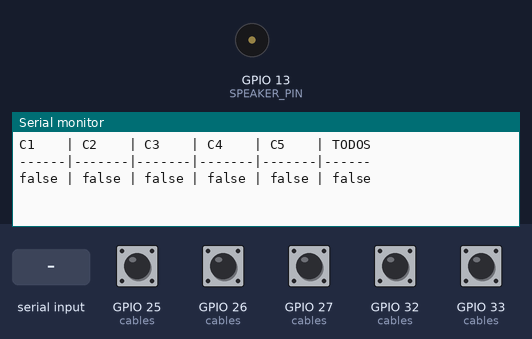
Recording of a sketch running on a simulated ESP32. Parts: buzzer (waves = sounding), the last lines printed to the serial monitor. Inputs (shaded band) come from the test bench; at power-on: GPIO 25 (cables), GPIO 26 (cables), GPIO 27 (cables), GPIO 32 (cables), GPIO 33 (cables) HIGH. WiFi joins after 1.5 s; servers stay silent unless stated; uploads are accepted with an empty reply; random numbers use the default seed unless the sketch sets one.

Above: at 1.8 s.
1.9 s: GPIO 25 (cables) pulled LOW for 0.15 s
At 2.6 s:
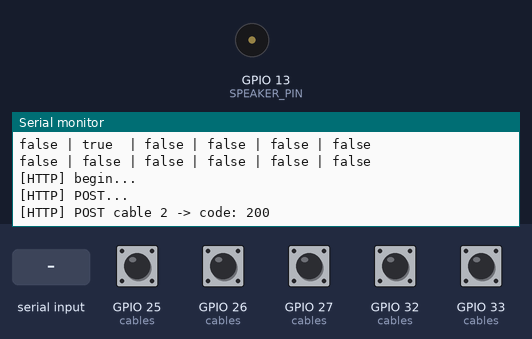
3.5 s: GPIO 26 (cables) pulled LOW for 0.15 s
At 3.81 s:
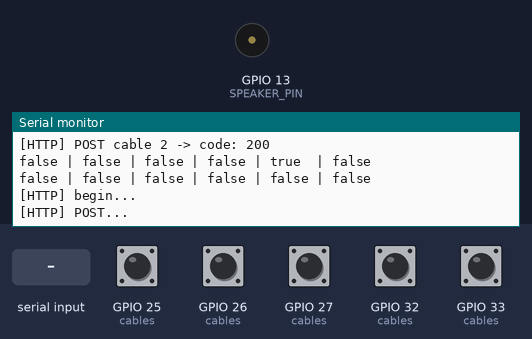
5.1 s: GPIO 27 (cables) pulled LOW for 0.15 s
At 5.23 s:
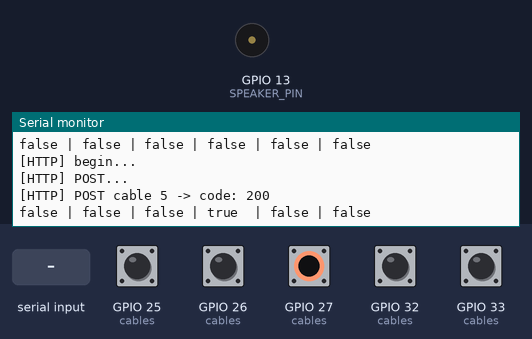
6.7 s: GPIO 32 (cables) pulled LOW for 0.15 s
At 6.83 s:
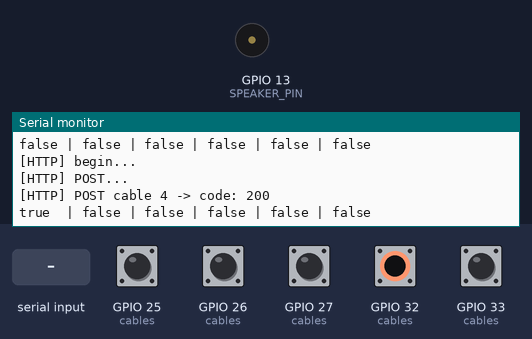
8.3 s: GPIO 33 (cables) pulled LOW for 0.15 s
At 8.43 s:
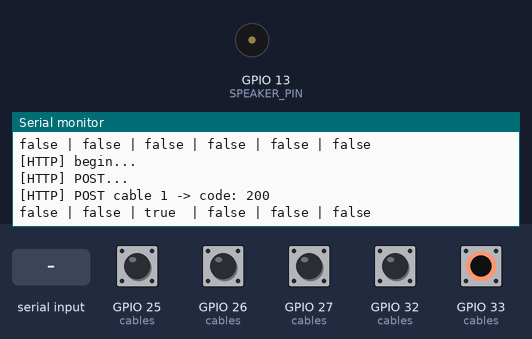
9.9 s: "INICIAR\n" received over the second serial link
At 11.3 s:
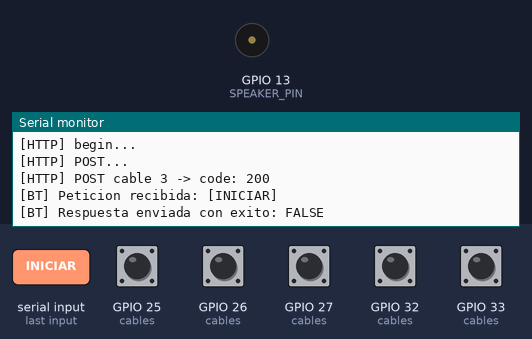
Timing chart, 0 to 12.4 s (numbered marks = the images above; inputs shaded):
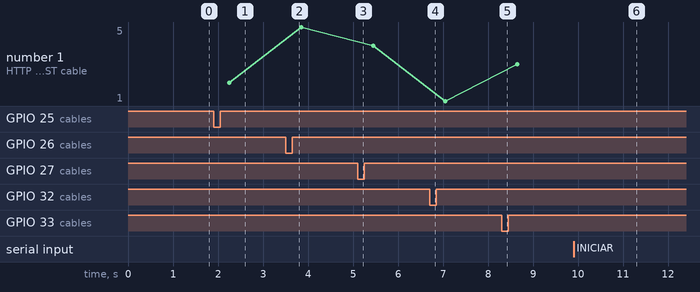

Measured:
- after the input at 1.9 s, the serial monitor: prints a new line at once (image 1)
- after the input at 3.5 s, the serial monitor: prints a new line at once (image 2)
- after the input at 5.1 s, the serial monitor: prints a new line at once (image 3)
- after the input at 6.7 s, the serial monitor: prints a new line at once (image 4)
- after the input at 8.3 s, the serial monitor: prints a new line at once (image 5)
- after the input at 9.9 s, the serial monitor: prints a new line at once (image 6)
- plotted number 1: 2 → 5 after the input at 3.5 s, 5 → 4 after the input at 5.1 s, 4 → 1 after the input at 6.7 s, 1 → 3 after the input at 8.3 s

The sketch:

BombaARD_POST_BTv1.ino
```cpp
#include <Arduino.h>
#include <WiFi.h>
#include <WiFiMulti.h>
#include <HTTPClient.h>
#include <HardwareSerial.h>

const int MySerialRX = 16;  // GPIO 16
const int MySerialTX = 17;  // GPIO 17
HardwareSerial MySerial(2);

const int SPEAKER_PIN = 13;  // GPIO 13 -> Resistencia -> Base del NPN (buzzer alimentado desde VIN)

struct Cable {
  const int posicion;  // Posicion del cable (1 a 5)
  const int pin;
  bool conectado;
  bool estadoAnterior;
};

// 5 cables configurados (posiciones 1 a 5)
Cable cables[] = {
  {1, 32, true, true},  // Posicion 1 -> GPIO 32
  {2, 25, true, true},  // Posicion 2 -> GPIO 25
  {3, 33, true, true},  // Posicion 3 -> GPIO 33
  {4, 27, true, true},  // Posicion 4 -> GPIO 27
  {5, 26, true, true}   // Posicion 5 -> GPIO 26
};

const int NUM_CABLES = sizeof(cables) / sizeof(cables[0]);

// Configuracion de red y servidor
String ip_servidor = "172.16.184.225";
const char* WIFI_SSID = "UAS/DOCENTES";
const char* WIFI_PASS = "print('estas_reprobado')";
WiFiMulti wifiMulti;
QueueHandle_t colaPost;

bool todosConectados() {
  for (int i = 0; i < NUM_CABLES; i++) {
    if (digitalRead(cables[i].pin) != LOW) {
      return false;
    }
  }
  return true;
}

void enviarPost(int posicion) {
  if (wifiMulti.run() != WL_CONNECTED) {
    Serial.println("[WiFi] Sin conexion");
    return;
  }

  WiFiClient client;
  HTTPClient http;
  String url = "http://" + ip_servidor + ":3010/users";

  Serial.print("[HTTP] begin...\n");
  if (http.begin(client, url)) {
    http.setConnectTimeout(2000);
    http.setTimeout(2000);
    Serial.print("[HTTP] POST...\n");
    http.addHeader("Content-Type", "application/json");

    char cdata[64];
    sprintf(cdata, "{\"dato\":%d}", posicion);

    int httpCode = http.POST(cdata);
    if (httpCode > 0) {
      Serial.printf("[HTTP] POST cable %d -> code: %d\n", posicion, httpCode);
      if (httpCode == HTTP_CODE_OK || httpCode == HTTP_CODE_CREATED || httpCode == HTTP_CODE_MOVED_PERMANENTLY) {
        String payload = http.getString();
        Serial.println(payload);
      }
    } else {
      Serial.printf("[HTTP] POST... failed, error: %s\n", http.errorToString(httpCode).c_str());
    }
    http.end();
  } else {
    Serial.println("[HTTP] Unable to connect");
  }
}

void playShockwaveExplosion(int pin) {
  randomSeed(esp_random());

  // 1. Golpe seco inicial ("boom" rápido de alta energía percibida)
  for (int freq = 1900; freq >= 550; freq -= 140) {
    tone(pin, freq);
    delayMicroseconds(1800);  // Barrido ultra rápido para golpe seco
  }
  noTone(pin);
  delay(8);

  // 2. Ráfaga densa de detonación (frecuencias mezcladas sin pausas largas)
  for (int i = 0; i < 40; i++) {
    int f = random(260, 1350);
    tone(pin, f);
    delay(random(2, 6));
  }

  // 3. Onda de choque / eco decreciente (rebotes cada vez más separados y suaves)
  int echoDelay = 12;
  for (int echo = 0; echo < 6; echo++) {
    noTone(pin);
    delay(echoDelay);

    int echoFreq = random(220, 780) - (echo * 25);
    if (echoFreq < 120) echoFreq = 120;

    int pulseDuration = 18 - (echo * 2);
    if (pulseDuration < 6) pulseDuration = 6;

    for (int t = 0; t < pulseDuration; t++) {
      tone(pin, echoFreq + random(-60, 60));
      delay(2);
    }

    echoDelay += 14;
  }

  noTone(pin);
}

void tareaHttp(void* param) {
  int posicion;
  for (;;) {
    if (xQueueReceive(colaPost, &posicion, pdMS_TO_TICKS(100)) == pdTRUE) {
      enviarPost(posicion);
    } else if (WiFi.status() != WL_CONNECTED) {
      wifiMulti.run();
    }
  }
}

void imprimirFilaTabla() {
  Serial.printf("%-5s | %-5s | %-5s | %-5s | %-5s | %s\n",
    cables[0].conectado ? "true" : "false",
    cables[1].conectado ? "true" : "false",
    cables[2].conectado ? "true" : "false",
    cables[3].conectado ? "true" : "false",
    cables[4].conectado ? "true" : "false",
    todosConectados() ? "true" : "false");
}

void setup() {
  MySerial.begin(9600, SERIAL_8N1, MySerialRX, MySerialTX);
  Serial.begin(115200);
  wifiMulti.addAP(WIFI_SSID, WIFI_PASS);

  colaPost = xQueueCreate(16, sizeof(int));
  xTaskCreatePinnedToCore(tareaHttp, "TareaHTTP", 8192, NULL, 1, NULL, 0);

  for (int i = 0; i < NUM_CABLES; i++) {
    pinMode(cables[i].pin, INPUT_PULLUP);
    cables[i].conectado = (digitalRead(cables[i].pin) == LOW);
    cables[i].estadoAnterior = cables[i].conectado;
  }

  Serial.println("C1    | C2    | C3    | C4    | C5    | TODOS");
  Serial.println("------|-------|-------|-------|-------|------");
  imprimirFilaTabla();

  // Prueba del buzzer al iniciar
  playShockwaveExplosion(SPEAKER_PIN);
}

void loop() {
  if (MySerial.available() > 0) {
    String mensaje = MySerial.readStringUntil('\n');
    mensaje.trim();
    Serial.print("[BT] Peticion recibida: [");
    Serial.print(mensaje);
    Serial.println("]");

    String msgUpper = mensaje;
    msgUpper.toUpperCase();

    if (msgUpper.indexOf("INICIAR") >= 0) {
      bool armado = todosConectados();
      MySerial.print(armado ? "TRUE\n" : "FALSE\n");
      MySerial.flush();
      Serial.printf("[BT] Respuesta enviada con exito: %s\n", armado ? "TRUE" : "FALSE");
    }
  }

  bool huboCambio = false;

  for (int i = 0; i < NUM_CABLES; i++) {
    cables[i].conectado = (digitalRead(cables[i].pin) == LOW);

    if (cables[i].conectado != cables[i].estadoAnterior) {
      cables[i].estadoAnterior = cables[i].conectado;
      huboCambio = true;

      // Cuando un cable pasa a false (desconectado), encola su posicion para enviarla en segundo plano
      if (!cables[i].conectado) {
        int pos = cables[i].posicion;
        xQueueSend(colaPost, &pos, 0);
      }
    }
  }

  if (huboCambio) {
    imprimirFilaTabla();
    delay(20);
  }
}
```
